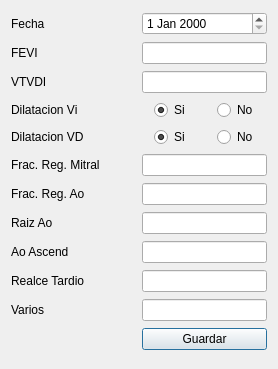
<?xml version="1.0" encoding="UTF-8"?>
<ui version="4.0">
 <class>DialogResonancia</class>
 <widget class="QDialog" name="DialogResonancia">
  <property name="geometry">
   <rect>
    <x>0</x>
    <y>0</y>
    <width>278</width>
    <height>369</height>
   </rect>
  </property>
  <property name="windowTitle">
   <string>Dialog</string>
  </property>
  <layout class="QGridLayout" name="gridLayout">
   <item row="2" column="1">
    <widget class="QLineEdit" name="lineEditResoFevi"/>
   </item>
   <item row="15" column="1">
    <widget class="QLineEdit" name="lineEditResoFragRegAo"/>
   </item>
   <item row="1" column="1">
    <widget class="QDateEdit" name="dateEditResoFecha"/>
   </item>
   <item row="21" column="1">
    <widget class="QPushButton" name="pushButtonResoGuardar">
     <property name="text">
      <string>Guardar</string>
     </property>
    </widget>
   </item>
   <item row="3" column="0">
    <widget class="QLabel" name="labelFevi">
     <property name="text">
      <string>VTVDI</string>
     </property>
    </widget>
   </item>
   <item row="3" column="1">
    <widget class="QLineEdit" name="lineEditResoVtvdi"/>
   </item>
   <item row="2" column="0">
    <widget class="QLabel" name="labelVolAuIzq">
     <property name="text">
      <string>FEVI</string>
     </property>
    </widget>
   </item>
   <item row="15" column="0">
    <widget class="QLabel" name="labelTapse">
     <property name="text">
      <string>Frac. Reg. Ao</string>
     </property>
    </widget>
   </item>
   <item row="21" column="0">
    <widget class="QDialogButtonBox" name="buttonBox">
     <property name="orientation">
      <enum>Qt::Horizontal</enum>
     </property>
    </widget>
   </item>
   <item row="1" column="0">
    <widget class="QLabel" name="label">
     <property name="text">
      <string>Fecha</string>
     </property>
    </widget>
   </item>
   <item row="5" column="0">
    <widget class="QLabel" name="labelDilatVi">
     <property name="text">
      <string>Dilatacion Vi</string>
     </property>
    </widget>
   </item>
   <item row="16" column="0">
    <widget class="QLabel" name="labelRaizAo">
     <property name="text">
      <string>Raiz Ao</string>
     </property>
    </widget>
   </item>
   <item row="7" column="1">
    <widget class="QLineEdit" name="lineEditResoFracRegMit"/>
   </item>
   <item row="16" column="1">
    <widget class="QLineEdit" name="lineEditRaizAo"/>
   </item>
   <item row="5" column="1">
    <layout class="QHBoxLayout" name="horizontalLayout">
     <item alignment="Qt::AlignHCenter">
      <widget class="QRadioButton" name="radioButtonResoDiViSi">
       <property name="text">
        <string>Si</string>
       </property>
       <property name="checked">
        <bool>true</bool>
       </property>
       <property name="autoExclusive">
        <bool>false</bool>
       </property>
      </widget>
     </item>
     <item alignment="Qt::AlignHCenter">
      <widget class="QRadioButton" name="radioButtonResoDiViNo">
       <property name="text">
        <string>No</string>
       </property>
       <property name="autoExclusive">
        <bool>false</bool>
       </property>
      </widget>
     </item>
    </layout>
   </item>
   <item row="6" column="1">
    <layout class="QHBoxLayout" name="horizontalLayout_2">
     <item alignment="Qt::AlignHCenter">
      <widget class="QRadioButton" name="radioButtonResoDiVdSi">
       <property name="text">
        <string>Si</string>
       </property>
       <property name="checked">
        <bool>true</bool>
       </property>
       <property name="autoExclusive">
        <bool>false</bool>
       </property>
      </widget>
     </item>
     <item alignment="Qt::AlignHCenter">
      <widget class="QRadioButton" name="radioButtonResoDiVdNo">
       <property name="text">
        <string>No</string>
       </property>
       <property name="autoExclusive">
        <bool>false</bool>
       </property>
      </widget>
     </item>
    </layout>
   </item>
   <item row="7" column="0">
    <widget class="QLabel" name="labelDilatVd">
     <property name="text">
      <string>Frac. Reg. Mitral</string>
     </property>
    </widget>
   </item>
   <item row="19" column="0">
    <widget class="QLabel" name="label_2">
     <property name="text">
      <string>Realce Tardio</string>
     </property>
    </widget>
   </item>
   <item row="19" column="1">
    <widget class="QLineEdit" name="lineEditResoRealceT"/>
   </item>
   <item row="20" column="0">
    <widget class="QLabel" name="label_3">
     <property name="text">
      <string>Varios</string>
     </property>
    </widget>
   </item>
   <item row="6" column="0">
    <widget class="QLabel" name="labelVTDVI">
     <property name="text">
      <string>Dilatacion VD</string>
     </property>
    </widget>
   </item>
   <item row="17" column="1">
    <widget class="QLineEdit" name="lineEditResoAoAsc"/>
   </item>
   <item row="20" column="1">
    <widget class="QLineEdit" name="lineEditResoVarios"/>
   </item>
   <item row="17" column="0">
    <widget class="QLabel" name="labelAoAsc">
     <property name="text">
      <string>Ao Ascend</string>
     </property>
    </widget>
   </item>
  </layout>
 </widget>
 <resources/>
 <connections>
  <connection>
   <sender>buttonBox</sender>
   <signal>accepted()</signal>
   <receiver>DialogResonancia</receiver>
   <slot>accept()</slot>
   <hints>
    <hint type="sourcelabel">
     <x>248</x>
     <y>254</y>
    </hint>
    <hint type="destinationlabel">
     <x>157</x>
     <y>274</y>
    </hint>
   </hints>
  </connection>
  <connection>
   <sender>buttonBox</sender>
   <signal>rejected()</signal>
   <receiver>DialogResonancia</receiver>
   <slot>reject()</slot>
   <hints>
    <hint type="sourcelabel">
     <x>316</x>
     <y>260</y>
    </hint>
    <hint type="destinationlabel">
     <x>286</x>
     <y>274</y>
    </hint>
   </hints>
  </connection>
 </connections>
</ui>
